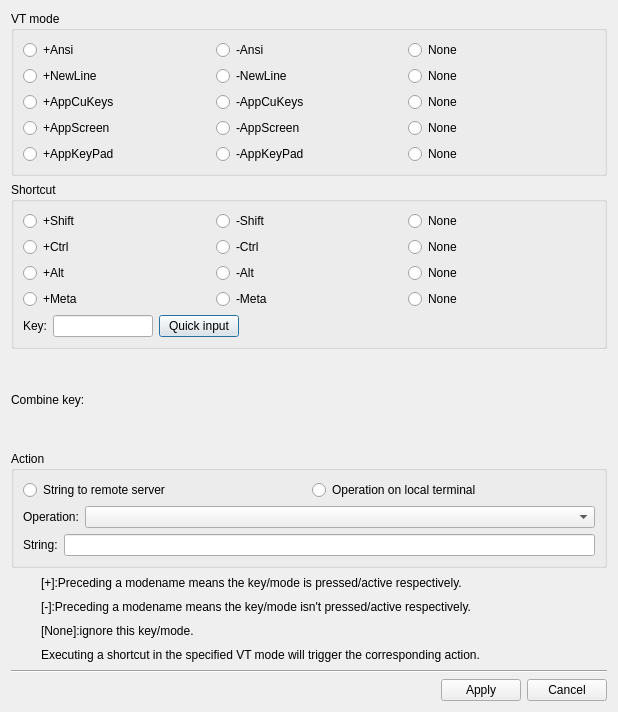
<?xml version="1.0" encoding="UTF-8"?>
<ui version="4.0">
 <class>QKxCombineKeyActionDialog</class>
 <widget class="QDialog" name="QKxCombineKeyActionDialog">
  <property name="geometry">
   <rect>
    <x>0</x>
    <y>0</y>
    <width>618</width>
    <height>712</height>
   </rect>
  </property>
  <property name="windowTitle">
   <string>Dialog</string>
  </property>
  <layout class="QVBoxLayout" name="verticalLayout">
   <item>
    <widget class="QGroupBox" name="groupBox">
     <property name="title">
      <string>VT mode</string>
     </property>
     <layout class="QVBoxLayout" name="verticalLayout_4">
      <item>
       <layout class="QHBoxLayout" name="horizontalLayout_7">
        <item>
         <widget class="QRadioButton" name="radAnsiP">
          <property name="text">
           <string>+Ansi</string>
          </property>
         </widget>
        </item>
        <item>
         <widget class="QRadioButton" name="radAnsiN">
          <property name="text">
           <string>-Ansi</string>
          </property>
         </widget>
        </item>
        <item>
         <widget class="QRadioButton" name="radAnsiO">
          <property name="text">
           <string>None</string>
          </property>
         </widget>
        </item>
       </layout>
      </item>
      <item>
       <layout class="QHBoxLayout" name="horizontalLayout_9">
        <item>
         <widget class="QRadioButton" name="radNewLineP">
          <property name="text">
           <string>+NewLine</string>
          </property>
         </widget>
        </item>
        <item>
         <widget class="QRadioButton" name="radNewLineN">
          <property name="text">
           <string>-NewLine</string>
          </property>
         </widget>
        </item>
        <item>
         <widget class="QRadioButton" name="radNewLineO">
          <property name="text">
           <string>None</string>
          </property>
         </widget>
        </item>
       </layout>
      </item>
      <item>
       <layout class="QHBoxLayout" name="horizontalLayout_10">
        <item>
         <widget class="QRadioButton" name="radAppCuKeysP">
          <property name="text">
           <string>+AppCuKeys</string>
          </property>
         </widget>
        </item>
        <item>
         <widget class="QRadioButton" name="radAppCuKeysN">
          <property name="text">
           <string>-AppCuKeys</string>
          </property>
         </widget>
        </item>
        <item>
         <widget class="QRadioButton" name="radAppCuKeysO">
          <property name="text">
           <string>None</string>
          </property>
         </widget>
        </item>
       </layout>
      </item>
      <item>
       <layout class="QHBoxLayout" name="horizontalLayout_11">
        <item>
         <widget class="QRadioButton" name="radAppScreenP">
          <property name="text">
           <string>+AppScreen</string>
          </property>
         </widget>
        </item>
        <item>
         <widget class="QRadioButton" name="radAppScreenN">
          <property name="text">
           <string>-AppScreen</string>
          </property>
         </widget>
        </item>
        <item>
         <widget class="QRadioButton" name="radAppScreenO">
          <property name="text">
           <string>None</string>
          </property>
         </widget>
        </item>
       </layout>
      </item>
      <item>
       <layout class="QHBoxLayout" name="horizontalLayout_12">
        <item>
         <widget class="QRadioButton" name="radAppKeyPadP">
          <property name="text">
           <string>+AppKeyPad</string>
          </property>
         </widget>
        </item>
        <item>
         <widget class="QRadioButton" name="radAppKeyPadN">
          <property name="text">
           <string>-AppKeyPad</string>
          </property>
         </widget>
        </item>
        <item>
         <widget class="QRadioButton" name="radAppKeyPadO">
          <property name="text">
           <string>None</string>
          </property>
         </widget>
        </item>
       </layout>
      </item>
     </layout>
    </widget>
   </item>
   <item>
    <widget class="QGroupBox" name="groupBox_2">
     <property name="sizePolicy">
      <sizepolicy hsizetype="Preferred" vsizetype="Preferred">
       <horstretch>0</horstretch>
       <verstretch>0</verstretch>
      </sizepolicy>
     </property>
     <property name="title">
      <string>Shortcut</string>
     </property>
     <layout class="QVBoxLayout" name="verticalLayout_3">
      <item>
       <layout class="QHBoxLayout" name="horizontalLayout_14">
        <item>
         <widget class="QRadioButton" name="radShiftP">
          <property name="text">
           <string>+Shift</string>
          </property>
         </widget>
        </item>
        <item>
         <widget class="QRadioButton" name="radShiftN">
          <property name="text">
           <string>-Shift</string>
          </property>
         </widget>
        </item>
        <item>
         <widget class="QRadioButton" name="radShiftO">
          <property name="text">
           <string>None</string>
          </property>
         </widget>
        </item>
       </layout>
      </item>
      <item>
       <layout class="QHBoxLayout" name="horizontalLayout_8">
        <item>
         <widget class="QRadioButton" name="radCtrlP">
          <property name="text">
           <string>+Ctrl</string>
          </property>
         </widget>
        </item>
        <item>
         <widget class="QRadioButton" name="radCtrlN">
          <property name="text">
           <string>-Ctrl</string>
          </property>
         </widget>
        </item>
        <item>
         <widget class="QRadioButton" name="radCtrlO">
          <property name="text">
           <string>None</string>
          </property>
         </widget>
        </item>
       </layout>
      </item>
      <item>
       <layout class="QHBoxLayout" name="horizontalLayout_13">
        <item>
         <widget class="QRadioButton" name="radAltP">
          <property name="text">
           <string>+Alt</string>
          </property>
         </widget>
        </item>
        <item>
         <widget class="QRadioButton" name="radAltN">
          <property name="text">
           <string>-Alt</string>
          </property>
         </widget>
        </item>
        <item>
         <widget class="QRadioButton" name="radAltO">
          <property name="text">
           <string>None</string>
          </property>
         </widget>
        </item>
       </layout>
      </item>
      <item>
       <layout class="QHBoxLayout" name="horizontalLayout_16">
        <item>
         <widget class="QRadioButton" name="radMetaP">
          <property name="text">
           <string>+Meta</string>
          </property>
         </widget>
        </item>
        <item>
         <widget class="QRadioButton" name="radMetaN">
          <property name="text">
           <string>-Meta</string>
          </property>
         </widget>
        </item>
        <item>
         <widget class="QRadioButton" name="radMetaO">
          <property name="text">
           <string>None</string>
          </property>
         </widget>
        </item>
       </layout>
      </item>
      <item>
       <layout class="QHBoxLayout" name="horizontalLayout_6">
        <item>
         <widget class="QLabel" name="label_8">
          <property name="text">
           <string>Key:</string>
          </property>
         </widget>
        </item>
        <item>
         <widget class="QLineEdit" name="key">
          <property name="maximumSize">
           <size>
            <width>100</width>
            <height>16777215</height>
           </size>
          </property>
         </widget>
        </item>
        <item>
         <widget class="QPushButton" name="btnQuickInput">
          <property name="text">
           <string>Quick input</string>
          </property>
          <property name="icon">
           <iconset>
            <normaloff>../private/skins/black/login.png</normaloff>../private/skins/black/login.png</iconset>
          </property>
         </widget>
        </item>
        <item>
         <spacer name="horizontalSpacer_2">
          <property name="orientation">
           <enum>Qt::Horizontal</enum>
          </property>
          <property name="sizeHint" stdset="0">
           <size>
            <width>40</width>
            <height>20</height>
           </size>
          </property>
         </spacer>
        </item>
       </layout>
      </item>
     </layout>
    </widget>
   </item>
   <item>
    <layout class="QHBoxLayout" name="horizontalLayout_15">
     <item>
      <widget class="QLabel" name="label_9">
       <property name="text">
        <string>Combine key:</string>
       </property>
      </widget>
     </item>
     <item>
      <widget class="QLabel" name="ckey">
       <property name="sizePolicy">
        <sizepolicy hsizetype="MinimumExpanding" vsizetype="Preferred">
         <horstretch>0</horstretch>
         <verstretch>0</verstretch>
        </sizepolicy>
       </property>
       <property name="styleSheet">
        <string notr="true">color: rgb(224, 27, 36);</string>
       </property>
       <property name="text">
        <string/>
       </property>
      </widget>
     </item>
    </layout>
   </item>
   <item>
    <widget class="QGroupBox" name="groupBox_3">
     <property name="title">
      <string>Action</string>
     </property>
     <layout class="QVBoxLayout" name="verticalLayout_2">
      <item>
       <layout class="QHBoxLayout" name="horizontalLayout">
        <item>
         <widget class="QRadioButton" name="radString">
          <property name="text">
           <string>String to remote server</string>
          </property>
         </widget>
        </item>
        <item>
         <widget class="QRadioButton" name="radOperation">
          <property name="text">
           <string>Operation on local terminal</string>
          </property>
         </widget>
        </item>
       </layout>
      </item>
      <item>
       <widget class="QWidget" name="opArea" native="true">
        <layout class="QHBoxLayout" name="horizontalLayout_2">
         <property name="leftMargin">
          <number>0</number>
         </property>
         <property name="topMargin">
          <number>0</number>
         </property>
         <property name="rightMargin">
          <number>0</number>
         </property>
         <property name="bottomMargin">
          <number>0</number>
         </property>
         <item>
          <widget class="QLabel" name="label">
           <property name="text">
            <string>Operation:</string>
           </property>
          </widget>
         </item>
         <item>
          <widget class="QComboBox" name="op">
           <property name="sizePolicy">
            <sizepolicy hsizetype="MinimumExpanding" vsizetype="Fixed">
             <horstretch>0</horstretch>
             <verstretch>0</verstretch>
            </sizepolicy>
           </property>
          </widget>
         </item>
        </layout>
       </widget>
      </item>
      <item>
       <widget class="QWidget" name="stringArea" native="true">
        <layout class="QHBoxLayout" name="horizontalLayout_3">
         <property name="leftMargin">
          <number>0</number>
         </property>
         <property name="topMargin">
          <number>0</number>
         </property>
         <property name="rightMargin">
          <number>0</number>
         </property>
         <property name="bottomMargin">
          <number>0</number>
         </property>
         <item>
          <widget class="QLabel" name="label_2">
           <property name="text">
            <string>String:</string>
           </property>
          </widget>
         </item>
         <item>
          <widget class="QLineEdit" name="ansiText"/>
         </item>
        </layout>
       </widget>
      </item>
     </layout>
    </widget>
   </item>
   <item>
    <layout class="QHBoxLayout" name="horizontalLayout_5">
     <item>
      <widget class="QLabel" name="label_4">
       <property name="maximumSize">
        <size>
         <width>24</width>
         <height>24</height>
        </size>
       </property>
       <property name="text">
        <string/>
       </property>
       <property name="pixmap">
        <pixmap>../private/skins/black/tips.png</pixmap>
       </property>
       <property name="scaledContents">
        <bool>true</bool>
       </property>
      </widget>
     </item>
     <item>
      <layout class="QVBoxLayout" name="verticalLayout_5">
       <item>
        <widget class="QLabel" name="label_5">
         <property name="text">
          <string>[+]:Preceding a modename means the key/mode is pressed/active respectively.</string>
         </property>
         <property name="wordWrap">
          <bool>false</bool>
         </property>
        </widget>
       </item>
       <item>
        <widget class="QLabel" name="label_6">
         <property name="text">
          <string>[-]:Preceding a modename means the key/mode isn't pressed/active respectively.</string>
         </property>
         <property name="wordWrap">
          <bool>false</bool>
         </property>
        </widget>
       </item>
       <item>
        <widget class="QLabel" name="label_7">
         <property name="text">
          <string>[None]:ignore this key/mode.</string>
         </property>
         <property name="wordWrap">
          <bool>false</bool>
         </property>
        </widget>
       </item>
       <item>
        <widget class="QLabel" name="label_3">
         <property name="text">
          <string>Executing a shortcut in the specified VT mode will trigger the corresponding action.</string>
         </property>
         <property name="wordWrap">
          <bool>false</bool>
         </property>
        </widget>
       </item>
      </layout>
     </item>
    </layout>
   </item>
   <item>
    <widget class="Line" name="line">
     <property name="orientation">
      <enum>Qt::Horizontal</enum>
     </property>
    </widget>
   </item>
   <item>
    <layout class="QHBoxLayout" name="horizontalLayout_4">
     <item>
      <spacer name="horizontalSpacer">
       <property name="orientation">
        <enum>Qt::Horizontal</enum>
       </property>
       <property name="sizeHint" stdset="0">
        <size>
         <width>40</width>
         <height>20</height>
        </size>
       </property>
      </spacer>
     </item>
     <item>
      <widget class="QPushButton" name="btnApply">
       <property name="text">
        <string>Apply</string>
       </property>
      </widget>
     </item>
     <item>
      <widget class="QPushButton" name="btnCancel">
       <property name="text">
        <string>Cancel</string>
       </property>
      </widget>
     </item>
    </layout>
   </item>
  </layout>
 </widget>
 <resources/>
 <connections/>
</ui>
